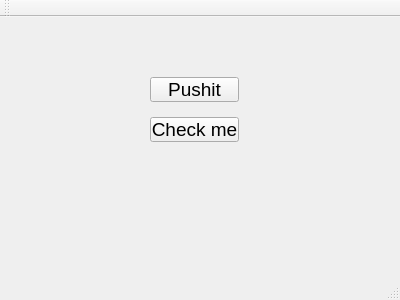
<?xml version="1.0" encoding="UTF-8"?>
<ui version="4.0">
 <class>MainWindow</class>
 <widget class="QMainWindow" name="MainWindow">
  <property name="geometry">
   <rect>
    <x>0</x>
    <y>0</y>
    <width>400</width>
    <height>300</height>
   </rect>
  </property>
  <property name="windowTitle">
   <string>MainWindow</string>
  </property>
  <widget class="QWidget" name="centralWidget">
   <widget class="QPushButton" name="pushButton">
    <property name="geometry">
     <rect>
      <x>150</x>
      <y>60</y>
      <width>89</width>
      <height>25</height>
     </rect>
    </property>
    <property name="font">
     <font>
      <pointsize>14</pointsize>
     </font>
    </property>
    <property name="text">
     <string>Pushit</string>
    </property>
   </widget>
   <widget class="QPushButton" name="pushButton_2">
    <property name="geometry">
     <rect>
      <x>150</x>
      <y>100</y>
      <width>89</width>
      <height>25</height>
     </rect>
    </property>
    <property name="font">
     <font>
      <pointsize>14</pointsize>
     </font>
    </property>
    <property name="text">
     <string>Check me</string>
    </property>
   </widget>
  </widget>
  <widget class="QMenuBar" name="menuBar">
   <property name="geometry">
    <rect>
     <x>0</x>
     <y>0</y>
     <width>400</width>
     <height>22</height>
    </rect>
   </property>
  </widget>
  <widget class="QToolBar" name="mainToolBar">
   <attribute name="toolBarArea">
    <enum>TopToolBarArea</enum>
   </attribute>
   <attribute name="toolBarBreak">
    <bool>false</bool>
   </attribute>
  </widget>
  <widget class="QStatusBar" name="statusBar"/>
 </widget>
 <layoutdefault spacing="6" margin="11"/>
 <resources/>
 <connections/>
</ui>
